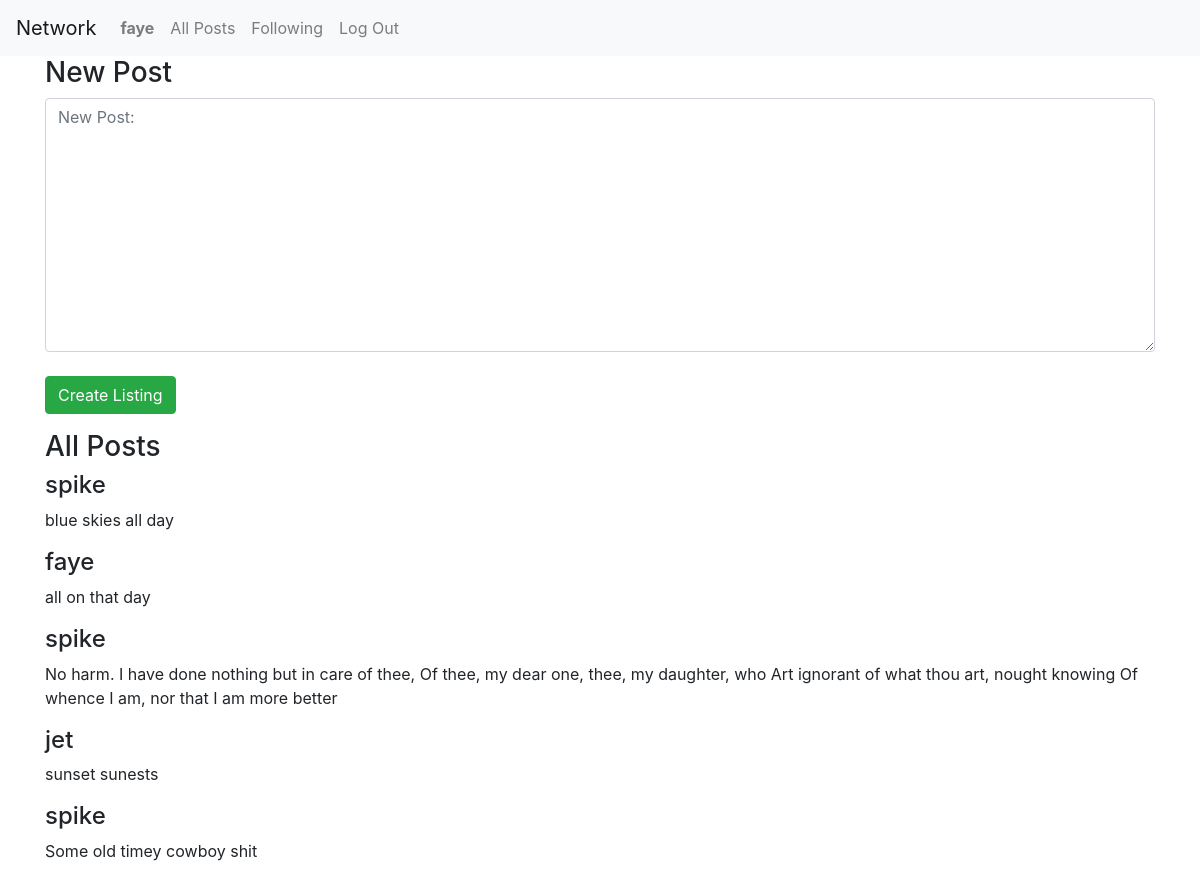
The app's page / (signed in) with its own data.
### network/models.py (models this page shows)
class User(AbstractUser):
    pass

class Post(models.Model):
    user = models.ForeignKey("User", on_delete=models.CASCADE, related_name="posts")
    body = models.TextField(blank=True)
    timestamp = models.DateTimeField(auto_now_add=True)
    likes = models.IntegerField(default=0)

### network/views.py (the view)
# urls.py: path("", views.index, name="index"),
def index(request):
    all_posts = Post.objects.all().order_by('-timestamp')
    return render(request, "network/index.html", {
            "all_posts": all_posts,
            "NewPostForm": NewPostForm()
            })

### network/views.py
class NewPostForm(forms.Form):
    New_Post_Textfield = forms.CharField(label="", widget=forms.Textarea(attrs={'placeholder': 'New Post:', 'class': 'form-control'}))

### network/templates/network/index.html (shortened to what this page needs)
{% extends "network/layout.html" %}
{% load static %}
{% block body %}
<div class="container">
  {% if request.user.is_authenticated %}
  <div id="new-post-view">
      <h3>New Post</h3>
      <div class="form-group">
        <form action="{% url 'new_post' %}" method="post">
            {{NewPostForm}}
            <br>
            <button type="submit" class="btn btn-success">Create Listing</button>
        </form>
      </div>
  </div>
  {% endif %}
    <div id="all-posts-view">
      <h3>All Posts</h3>
      {% for post in all_posts%}
      <div class="post">
        <h4>{{ post.user }}</h4>
        <p>{{ post.body }}</p>
      </div>
      {% endfor %}
    </div>
</div>
{% endblock %}

### network/templates/network/layout.html (shortened to what this page needs)
{% load static %}
<!DOCTYPE html>
<html lang="en">
    <head>
        <link rel="stylesheet" href="https://stackpath.bootstrapcdn.com/bootstrap/4.4.1/css/bootstrap.min.css">
        <link href="{% static 'network/styles.css' %}" rel="stylesheet">
    </head>
    <body>
        <nav class="navbar navbar-expand-lg navbar-light bg-light">
            <a class="navbar-brand" href="#">Network</a>
            <div>
              <ul class="navbar-nav mr-auto">
                {% if user.is_authenticated %}
                    <li class="nav-item">
                        <a class="nav-link" href="#"><strong>{{ user.username }}</strong></a>
                    </li>
                {% endif %}
                <li class="nav-item">
                  <a class="nav-link" href="{% url 'index' %}">All Posts</a>
                </li>
                {% if user.is_authenticated %}
                    <li class="nav-item">
                        <a class="nav-link" href="#">Following</a>
                    </li>
                    <li class="nav-item">
                        <a class="nav-link" href="{% url 'logout' %}">Log Out</a>
                    </li>
                {% endif %}
              </ul>
            </div>
          </nav>
        <div class="body">
            {% block body %}
            {% endblock %}
        </div>
    </body>
</html>

### records on screen
User: username "faye"
Post: user "spike", body "blue skies all day"
Post: user "faye", body "all on that day"
Post: user "spike", body "No harm. I have done nothing but in care of thee, Of thee, my dear one, thee, my daughter, who Art ignorant of what thou art, nought knowing Of whence I am, nor that I am more better"
Post: user "jet", body "sunset sunests"
Post: user "spike", body "Some old timey cowboy shit"
